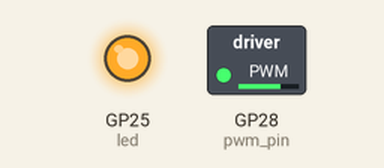
A program run on a simulated Raspberry Pi Pico running MicroPython. Parts: switched loads named in the program (green lamp = pin HIGH), output pins drawn as LEDs (lit = HIGH). The clock reads 2024-03-15 10:24:30 at power-on unless the program sets it. At 20.0 s the program stops and its outputs stay as they are.

Above: at 0.1 s.
At 10.05 s:
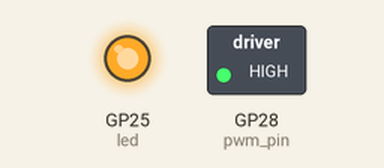
At 20.0 s:
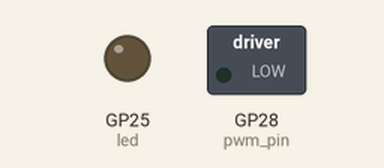
Timing chart, 0 to 21.5 s (numbered marks = the images above):
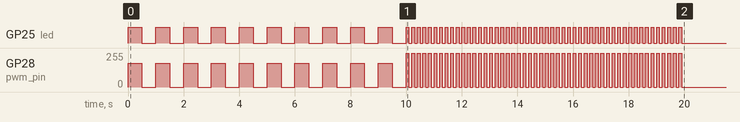

Measured:
- by itself, GP25 (led): goes 10 × (HIGH 0.50 s, LOW 0.50 s), 49 × (HIGH 0.10 s, LOW 0.10 s), HIGH 0.10 s, then LOW
- by itself, GP28 (pwm_pin): 0/255 → 178/255 at 0.00 s, → 0/255 0.50 s later, → 178/255 0.50 s later, → 0/255 0.50 s later, … (120 changes in this stretch)

The program:

vib.py
```python
# Make the motor vibrate on 70% of power for 10 seconds.
# Then for another 10 seconds on full power with shorter intervals.
#
# Based on example from:
# https://core-electronics.com.au/courses/raspberry-pi-pico-workshop/#2.7

from machine import Pin, PWM # we need to import PWM to use PWM
import time

led = Pin("LED", Pin.OUT) # onboard LED

# intialise pin 16 as a PWM output
pwm_pin = PWM(Pin(28))

# this sets up the frequency that the pin is turned off and on (it is not duty cycle)
pwm_pin.freq(1000)

# this varaible is used to help calculate the required input from a duty cycle percentage
max = 65535

# while loop for 10 seconds:
t_end = time.time() + 10
while time.time() < t_end:
    led.on()
    pwm_pin.duty_u16( int(0.7 * max) ) # turn on at 70%
    time.sleep(0.5)

    led.off()
    pwm_pin.duty_u16(0) # turn off
    time.sleep(0.5)

# while loop for 10 seconds:
t_end = time.time() + 10
while time.time() < t_end:
    led.on()
    pwm_pin.duty_u16( max ) # turn on at max power
    time.sleep(0.1)

    led.off()
    pwm_pin.duty_u16(0) # turn off
    time.sleep(0.1)
```
